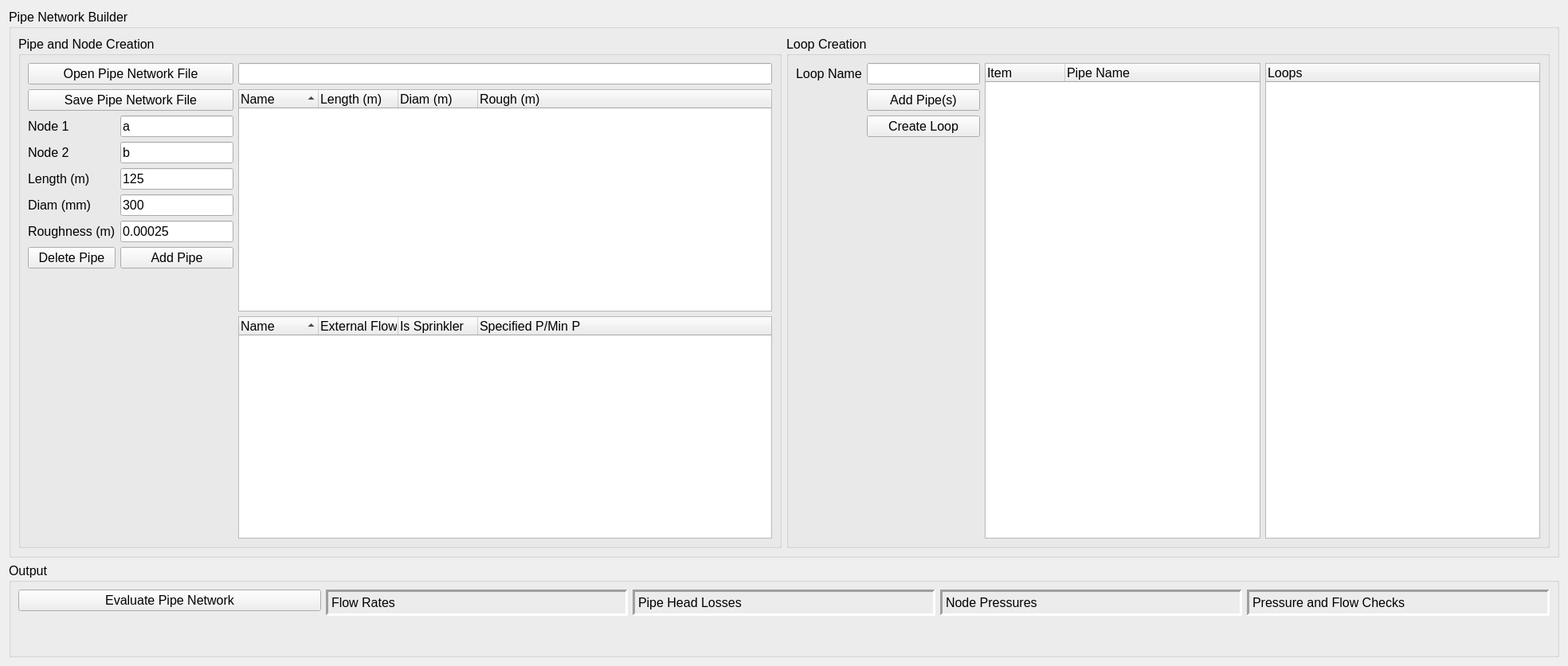
<?xml version="1.0" encoding="UTF-8"?>
<ui version="4.0">
 <class>Form</class>
 <widget class="QWidget" name="Form">
  <property name="geometry">
   <rect>
    <x>0</x>
    <y>0</y>
    <width>1968</width>
    <height>836</height>
   </rect>
  </property>
  <property name="font">
   <font>
    <pointsize>12</pointsize>
   </font>
  </property>
  <property name="mouseTracking">
   <bool>true</bool>
  </property>
  <property name="windowTitle">
   <string>Form</string>
  </property>
  <layout class="QVBoxLayout" name="verticalLayout">
   <item>
    <widget class="QGroupBox" name="grp_PipeNetworkBuilder">
     <property name="mouseTracking">
      <bool>true</bool>
     </property>
     <property name="title">
      <string>Pipe Network Builder</string>
     </property>
     <layout class="QHBoxLayout" name="horizontalLayout">
      <item>
       <widget class="QGroupBox" name="grp_PipeAndNodeCreation">
        <property name="mouseTracking">
         <bool>true</bool>
        </property>
        <property name="title">
         <string>Pipe and Node Creation</string>
        </property>
        <layout class="QGridLayout" name="gridLayout">
         <item row="5" column="0">
          <widget class="QLabel" name="lbl_EndNodeName_2">
           <property name="text">
            <string>Length (m)</string>
           </property>
          </widget>
         </item>
         <item row="0" column="2">
          <widget class="QLineEdit" name="le_FileName"/>
         </item>
         <item row="7" column="1">
          <widget class="QLineEdit" name="le_Roughness">
           <property name="sizePolicy">
            <sizepolicy hsizetype="Minimum" vsizetype="Fixed">
             <horstretch>0</horstretch>
             <verstretch>0</verstretch>
            </sizepolicy>
           </property>
           <property name="minimumSize">
            <size>
             <width>100</width>
             <height>0</height>
            </size>
           </property>
           <property name="text">
            <string>0.00025</string>
           </property>
          </widget>
         </item>
         <item row="5" column="1">
          <widget class="QLineEdit" name="le_PipeLength">
           <property name="sizePolicy">
            <sizepolicy hsizetype="Minimum" vsizetype="Fixed">
             <horstretch>0</horstretch>
             <verstretch>0</verstretch>
            </sizepolicy>
           </property>
           <property name="minimumSize">
            <size>
             <width>100</width>
             <height>0</height>
            </size>
           </property>
           <property name="text">
            <string>125</string>
           </property>
          </widget>
         </item>
         <item row="3" column="0">
          <widget class="QLabel" name="lbl_StartNode">
           <property name="text">
            <string>Node 1</string>
           </property>
          </widget>
         </item>
         <item row="4" column="0">
          <widget class="QLabel" name="lbl_EndNodeName">
           <property name="text">
            <string>Node 2</string>
           </property>
          </widget>
         </item>
         <item row="4" column="1">
          <widget class="QLineEdit" name="le_EndNodeName">
           <property name="sizePolicy">
            <sizepolicy hsizetype="Minimum" vsizetype="Fixed">
             <horstretch>0</horstretch>
             <verstretch>0</verstretch>
            </sizepolicy>
           </property>
           <property name="minimumSize">
            <size>
             <width>100</width>
             <height>0</height>
            </size>
           </property>
           <property name="text">
            <string>b</string>
           </property>
          </widget>
         </item>
         <item row="2" column="0" colspan="2">
          <widget class="QPushButton" name="btn_SavePipeNetworkFile">
           <property name="text">
            <string>Save Pipe Network File</string>
           </property>
          </widget>
         </item>
         <item row="6" column="0">
          <widget class="QLabel" name="lbl_EndNodeName_3">
           <property name="text">
            <string>Diam (mm)</string>
           </property>
          </widget>
         </item>
         <item row="3" column="1">
          <widget class="QLineEdit" name="le_StartNode">
           <property name="sizePolicy">
            <sizepolicy hsizetype="Minimum" vsizetype="Fixed">
             <horstretch>0</horstretch>
             <verstretch>0</verstretch>
            </sizepolicy>
           </property>
           <property name="minimumSize">
            <size>
             <width>100</width>
             <height>0</height>
            </size>
           </property>
           <property name="text">
            <string>a</string>
           </property>
          </widget>
         </item>
         <item row="0" column="0" colspan="2">
          <widget class="QPushButton" name="btn_OpenPipeNetworkFile">
           <property name="text">
            <string>Open Pipe Network File</string>
           </property>
          </widget>
         </item>
         <item row="8" column="1">
          <widget class="QPushButton" name="btn_AddPipe">
           <property name="text">
            <string>Add Pipe</string>
           </property>
          </widget>
         </item>
         <item row="6" column="1">
          <widget class="QLineEdit" name="le_Diam">
           <property name="sizePolicy">
            <sizepolicy hsizetype="Minimum" vsizetype="Fixed">
             <horstretch>0</horstretch>
             <verstretch>0</verstretch>
            </sizepolicy>
           </property>
           <property name="minimumSize">
            <size>
             <width>100</width>
             <height>0</height>
            </size>
           </property>
           <property name="text">
            <string>300</string>
           </property>
          </widget>
         </item>
         <item row="7" column="0">
          <widget class="QLabel" name="lbl_EndNodeName_4">
           <property name="text">
            <string>Roughness (m)</string>
           </property>
          </widget>
         </item>
         <item row="8" column="0">
          <widget class="QPushButton" name="btn_DeletePipe">
           <property name="text">
            <string>Delete Pipe</string>
           </property>
          </widget>
         </item>
         <item row="2" column="2" rowspan="8">
          <layout class="QVBoxLayout" name="verticalLayout_2">
           <item>
            <widget class="QTreeWidget" name="tree_Pipes">
             <property name="sizePolicy">
              <sizepolicy hsizetype="Expanding" vsizetype="MinimumExpanding">
               <horstretch>0</horstretch>
               <verstretch>0</verstretch>
              </sizepolicy>
             </property>
             <property name="maximumSize">
              <size>
               <width>50000</width>
               <height>50000</height>
              </size>
             </property>
             <property name="font">
              <font>
               <pointsize>12</pointsize>
              </font>
             </property>
             <property name="mouseTracking">
              <bool>false</bool>
             </property>
             <property name="sizeAdjustPolicy">
              <enum>QAbstractScrollArea::AdjustToContents</enum>
             </property>
             <property name="selectionMode">
              <enum>QAbstractItemView::MultiSelection</enum>
             </property>
             <property name="sortingEnabled">
              <bool>true</bool>
             </property>
             <property name="allColumnsShowFocus">
              <bool>true</bool>
             </property>
             <property name="wordWrap">
              <bool>false</bool>
             </property>
             <property name="headerHidden">
              <bool>false</bool>
             </property>
             <attribute name="headerMinimumSectionSize">
              <number>35</number>
             </attribute>
             <column>
              <property name="text">
               <string>Name</string>
              </property>
              <property name="font">
               <font>
                <pointsize>12</pointsize>
               </font>
              </property>
             </column>
             <column>
              <property name="text">
               <string>Length (m)</string>
              </property>
              <property name="font">
               <font>
                <pointsize>12</pointsize>
               </font>
              </property>
             </column>
             <column>
              <property name="text">
               <string>Diam (m)</string>
              </property>
              <property name="font">
               <font>
                <pointsize>12</pointsize>
               </font>
              </property>
             </column>
             <column>
              <property name="text">
               <string>Rough (m)</string>
              </property>
              <property name="font">
               <font>
                <pointsize>12</pointsize>
               </font>
              </property>
             </column>
            </widget>
           </item>
           <item>
            <widget class="QTreeWidget" name="tree_Nodes">
             <property name="sizePolicy">
              <sizepolicy hsizetype="Expanding" vsizetype="MinimumExpanding">
               <horstretch>0</horstretch>
               <verstretch>0</verstretch>
              </sizepolicy>
             </property>
             <property name="font">
              <font>
               <pointsize>12</pointsize>
              </font>
             </property>
             <property name="mouseTracking">
              <bool>true</bool>
             </property>
             <property name="sortingEnabled">
              <bool>true</bool>
             </property>
             <column>
              <property name="text">
               <string>Name</string>
              </property>
              <property name="font">
               <font>
                <pointsize>12</pointsize>
               </font>
              </property>
             </column>
             <column>
              <property name="text">
               <string>External Flow</string>
              </property>
              <property name="font">
               <font>
                <pointsize>12</pointsize>
               </font>
              </property>
             </column>
             <column>
              <property name="text">
               <string>Is Sprinkler</string>
              </property>
              <property name="font">
               <font>
                <pointsize>12</pointsize>
               </font>
              </property>
             </column>
             <column>
              <property name="text">
               <string>Specified P/Min P</string>
              </property>
              <property name="font">
               <font>
                <pointsize>12</pointsize>
               </font>
              </property>
             </column>
            </widget>
           </item>
          </layout>
         </item>
        </layout>
       </widget>
      </item>
      <item>
       <widget class="QGroupBox" name="groupBox_4">
        <property name="sizePolicy">
         <sizepolicy hsizetype="MinimumExpanding" vsizetype="MinimumExpanding">
          <horstretch>0</horstretch>
          <verstretch>0</verstretch>
         </sizepolicy>
        </property>
        <property name="title">
         <string>Loop Creation</string>
        </property>
        <property name="alignment">
         <set>Qt::AlignLeading|Qt::AlignLeft|Qt::AlignTop</set>
        </property>
        <layout class="QGridLayout" name="gridLayout_2">
         <item row="1" column="1">
          <widget class="QPushButton" name="btn_AddPipeToLoop">
           <property name="text">
            <string>Add Pipe(s)</string>
           </property>
          </widget>
         </item>
         <item row="0" column="3" rowspan="4">
          <widget class="QTreeWidget" name="tree_Loops">
           <property name="font">
            <font>
             <pointsize>12</pointsize>
            </font>
           </property>
           <property name="frameShape">
            <enum>QFrame::StyledPanel</enum>
           </property>
           <property name="lineWidth">
            <number>3</number>
           </property>
           <column>
            <property name="text">
             <string notr="true">Loops</string>
            </property>
            <property name="font">
             <font>
              <pointsize>12</pointsize>
             </font>
            </property>
           </column>
          </widget>
         </item>
         <item row="2" column="1">
          <widget class="QPushButton" name="btn_CreateLoop">
           <property name="text">
            <string>Create Loop</string>
           </property>
          </widget>
         </item>
         <item row="1" column="0" rowspan="2">
          <spacer name="verticalSpacer_3">
           <property name="orientation">
            <enum>Qt::Vertical</enum>
           </property>
           <property name="sizeHint" stdset="0">
            <size>
             <width>20</width>
             <height>40</height>
            </size>
           </property>
          </spacer>
         </item>
         <item row="0" column="1">
          <widget class="QLineEdit" name="le_LoopName">
           <property name="sizePolicy">
            <sizepolicy hsizetype="Minimum" vsizetype="Fixed">
             <horstretch>0</horstretch>
             <verstretch>0</verstretch>
            </sizepolicy>
           </property>
          </widget>
         </item>
         <item row="3" column="1">
          <spacer name="verticalSpacer_2">
           <property name="orientation">
            <enum>Qt::Vertical</enum>
           </property>
           <property name="sizeHint" stdset="0">
            <size>
             <width>20</width>
             <height>40</height>
            </size>
           </property>
          </spacer>
         </item>
         <item row="0" column="0">
          <widget class="QLabel" name="lbl_LoopName">
           <property name="text">
            <string>Loop Name</string>
           </property>
          </widget>
         </item>
         <item row="0" column="2" rowspan="4">
          <widget class="QTreeWidget" name="tree_LoopPipes">
           <property name="font">
            <font>
             <pointsize>12</pointsize>
            </font>
           </property>
           <column>
            <property name="text">
             <string>Item</string>
            </property>
            <property name="font">
             <font>
              <pointsize>12</pointsize>
             </font>
            </property>
           </column>
           <column>
            <property name="text">
             <string>Pipe Name</string>
            </property>
            <property name="font">
             <font>
              <pointsize>12</pointsize>
             </font>
            </property>
           </column>
          </widget>
         </item>
        </layout>
       </widget>
      </item>
     </layout>
    </widget>
   </item>
   <item>
    <widget class="QGroupBox" name="groupBox_2">
     <property name="sizePolicy">
      <sizepolicy hsizetype="Preferred" vsizetype="Fixed">
       <horstretch>0</horstretch>
       <verstretch>0</verstretch>
      </sizepolicy>
     </property>
     <property name="title">
      <string>Output</string>
     </property>
     <layout class="QGridLayout" name="gridLayout_3">
      <item row="0" column="0">
       <layout class="QGridLayout" name="grid_Feedback">
        <item row="0" column="0" alignment="Qt::AlignTop">
         <widget class="QPushButton" name="btn_Evaluate">
          <property name="text">
           <string>Evaluate Pipe Network</string>
          </property>
         </widget>
        </item>
        <item row="0" column="2">
         <widget class="QLabel" name="lbl_PipeHeadLosses">
          <property name="frameShape">
           <enum>QFrame::Panel</enum>
          </property>
          <property name="frameShadow">
           <enum>QFrame::Sunken</enum>
          </property>
          <property name="lineWidth">
           <number>3</number>
          </property>
          <property name="text">
           <string>Pipe Head Losses</string>
          </property>
          <property name="alignment">
           <set>Qt::AlignLeading|Qt::AlignLeft|Qt::AlignTop</set>
          </property>
         </widget>
        </item>
        <item row="0" column="3">
         <widget class="QLabel" name="lbl_NodePressures">
          <property name="frameShape">
           <enum>QFrame::Panel</enum>
          </property>
          <property name="frameShadow">
           <enum>QFrame::Sunken</enum>
          </property>
          <property name="lineWidth">
           <number>3</number>
          </property>
          <property name="text">
           <string>Node Pressures</string>
          </property>
          <property name="alignment">
           <set>Qt::AlignLeading|Qt::AlignLeft|Qt::AlignTop</set>
          </property>
         </widget>
        </item>
        <item row="0" column="1">
         <widget class="QLabel" name="lbl_FlowRates">
          <property name="frameShape">
           <enum>QFrame::Panel</enum>
          </property>
          <property name="frameShadow">
           <enum>QFrame::Sunken</enum>
          </property>
          <property name="lineWidth">
           <number>3</number>
          </property>
          <property name="text">
           <string>Flow Rates</string>
          </property>
          <property name="alignment">
           <set>Qt::AlignLeading|Qt::AlignLeft|Qt::AlignTop</set>
          </property>
         </widget>
        </item>
        <item row="0" column="4">
         <widget class="QLabel" name="lbl_PressureAndFlowChecks">
          <property name="frameShape">
           <enum>QFrame::Panel</enum>
          </property>
          <property name="frameShadow">
           <enum>QFrame::Sunken</enum>
          </property>
          <property name="lineWidth">
           <number>3</number>
          </property>
          <property name="text">
           <string>Pressure and Flow Checks</string>
          </property>
          <property name="alignment">
           <set>Qt::AlignLeading|Qt::AlignLeft|Qt::AlignTop</set>
          </property>
         </widget>
        </item>
       </layout>
      </item>
      <item row="1" column="0">
       <spacer name="verticalSpacer_5">
        <property name="orientation">
         <enum>Qt::Vertical</enum>
        </property>
        <property name="sizeHint" stdset="0">
         <size>
          <width>20</width>
          <height>40</height>
         </size>
        </property>
       </spacer>
      </item>
     </layout>
    </widget>
   </item>
  </layout>
 </widget>
 <tabstops>
  <tabstop>le_StartNode</tabstop>
  <tabstop>le_EndNodeName</tabstop>
  <tabstop>le_PipeLength</tabstop>
  <tabstop>le_Diam</tabstop>
  <tabstop>le_Roughness</tabstop>
  <tabstop>btn_AddPipe</tabstop>
  <tabstop>le_LoopName</tabstop>
  <tabstop>btn_AddPipeToLoop</tabstop>
 </tabstops>
 <resources/>
 <connections/>
</ui>
